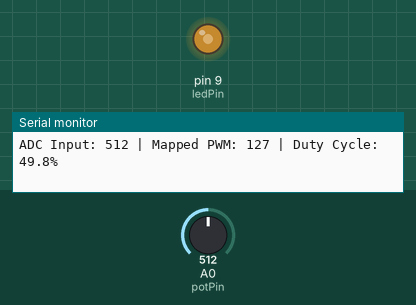
This sketch was run on a simulated Arduino Uno, built with avr-gcc and run on an emulated ATmega328P. Shown: output pins drawn as LEDs (lit = HIGH), the last lines printed to the serial monitor. Inputs (shaded band) come from the test bench; at power-on: A0 (potPin) = 512.

Above: at 1.2 s.
1.3 s: A0 (potPin) set to 110
At 2.5 s:
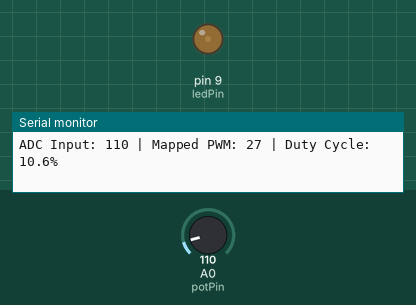
2.8 s: A0 (potPin) set to 89
At 4.2 s:
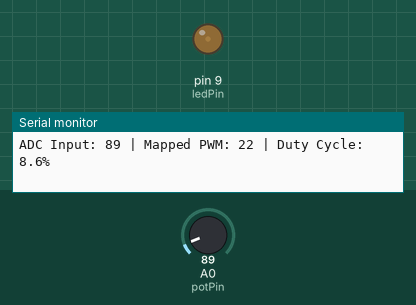
5.8 s: A0 (potPin) set to 0
At 6.5 s:
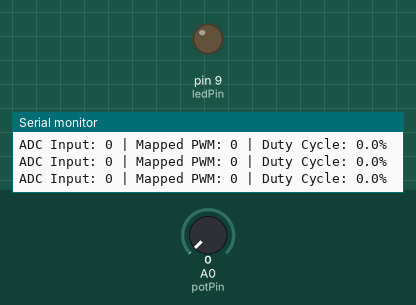
7.3 s: A0 (potPin) set to 8
At 8.7 s:
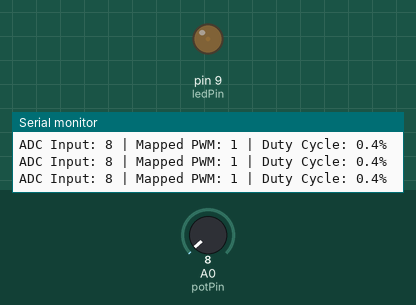
10.3 s: A0 (potPin) set to 11
At 11.2 s:
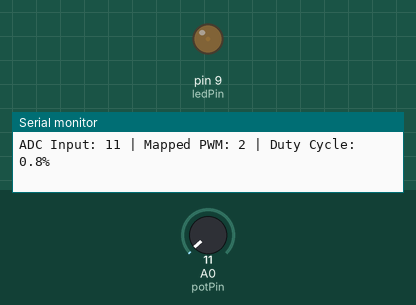
11.8 s: A0 (potPin) set to 716
At 13.3 s:
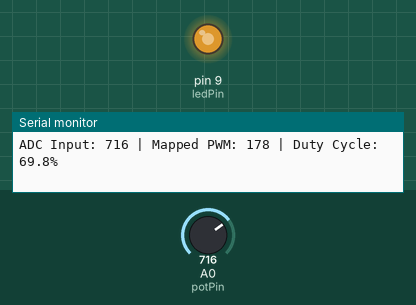
Timing chart, 0 to 14.3 s (numbered marks = the images above; inputs shaded):
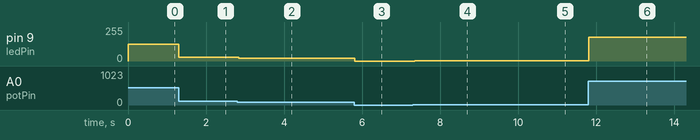

Measured:
- after the input at 1.3 s, pin 9 (ledPin): 127/255 → 27/255 at once
- after the input at 2.8 s, pin 9 (ledPin): 27/255 → 22/255 at once
- after the input at 5.8 s, pin 9 (ledPin): 22/255 → 0/255 at once
- after the input at 7.3 s, pin 9 (ledPin): 0/255 → 1/255 at once
- after the input at 10.3 s, pin 9 (ledPin): 1/255 → 2/255 after 0.05 s
- after the input at 11.8 s, pin 9 (ledPin): 2/255 → 178/255 at once

The sketch:

ARDUINO_UNO_R3_CODE.ino
```cpp
const int potPin = A0;   // Potentiometer wiper connected to Analog Pin A0
const int ledPin = 9;    // LED connected to Digital PWM Pin 9

void setup() {
  pinMode(ledPin, OUTPUT);  // Set LED pin as output
  Serial.begin(9600);       // Initialize serial monitor
}

void loop() {
  int potValue = analogRead(potPin);                  // Read 10-bit ADC (0 - 1023)
  int brightness = map(potValue, 0, 1023, 0, 255);    // Map to 8-bit PWM (0 - 255)
  float dutyCycle = (brightness / 255.0) * 100.0;     // Calculate duty cycle percentage

  analogWrite(ledPin, brightness);                    // Output PWM signal to LED

  // Telemetry output to Serial Monitor
  Serial.print("ADC Input: ");
  Serial.print(potValue);
  Serial.print(" | Mapped PWM: ");
  Serial.print(brightness);
  Serial.print(" | Duty Cycle: ");
  Serial.print(dutyCycle, 1);
  Serial.println("%");

  delay(20); // Stability delay
}
```
